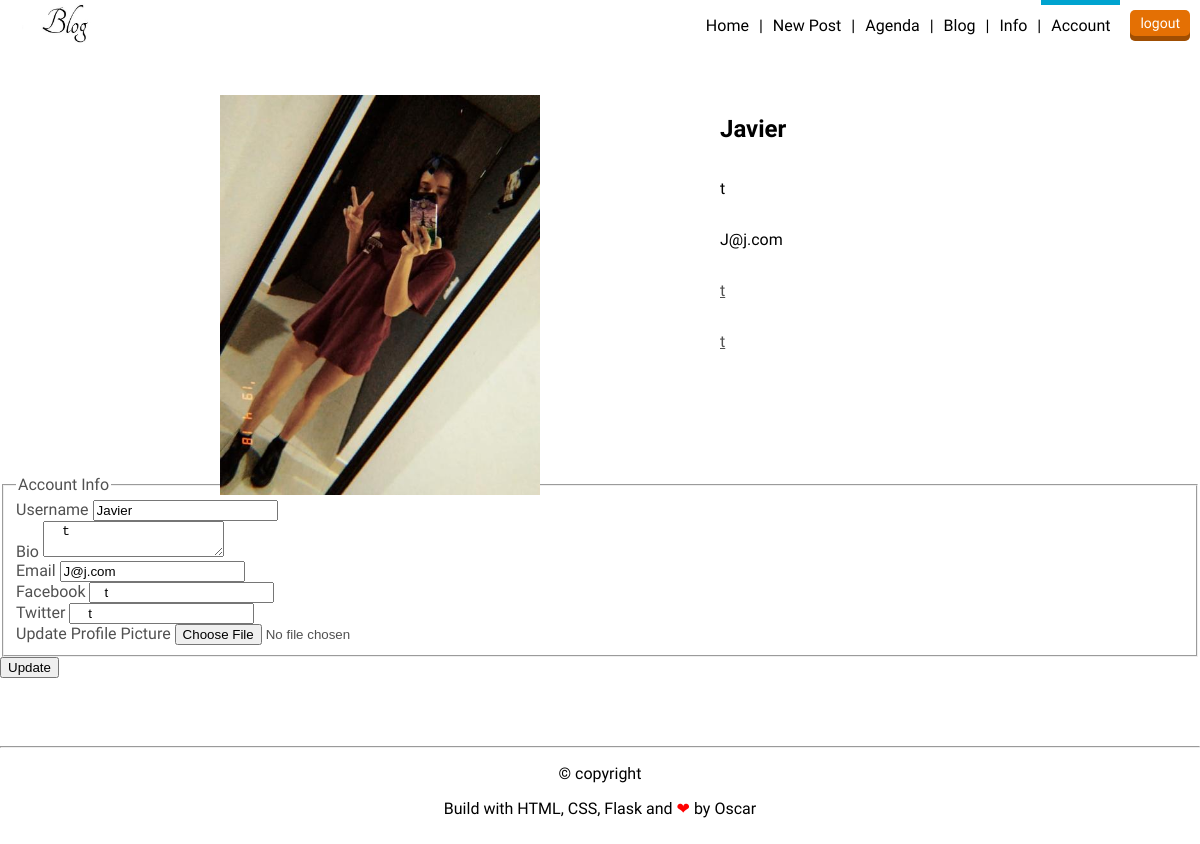
Page /account (signed in) on the committed database.
### flaskblog/models.py (models this page shows, shortened)
class User(db.Model, UserMixin):
    id = db.Column(db.Integer, primary_key=True)
    username = db.Column(db.String(20), unique=True, nullable=False)
    email = db.Column(db.String(120), unique=True, nullable=False)
    image_file = db.Column(db.String(20), nullable=False, default='default.jpg')
    bio = db.Column(db.String(500), nullable=False, default='')
    facebook = db.Column(db.String(120), nullable=False, default='')
    twitter = db.Column(db.String(120), nullable=False, default='')
    password = db.Column(db.String(60), nullable=False)
    posts = db.relationship('Post', backref='author', lazy=True)

### flaskblog/routes.py (the view)
@app.route("/account", methods=['GET', 'POST'])
@login_required
def account():
    form = UpdateAccountForm()
    if form.validate_on_submit():
        if form.picture.data:
            picture_file = save_picture(form.picture.data)
            current_user.image_file = picture_file
        current_user.username = form.username.data
        current_user.email = form.email.data
        current_user.bio = form.bio.data
        current_user.facebook = form.facebook.data
        current_user.twitter = form.twitter.data
        db.session.commit()
        flash('Your account has been updated!', 'success')
        return redirect(url_for('account'))
    elif request.method == 'GET':
        form.username.data = current_user.username
        form.email.data = current_user.email
        form.bio.data = current_user.bio
        form.facebook.data = current_user.facebook
        form.twitter.data = current_user.twitter
    image_file = url_for('static', filename='profile_pics/' + current_user.image_file)
    return render_template('account.html', title='Account',
                           image_file=image_file, form=form)

### flaskblog/forms.py (shortened to what this page needs)
class UpdateAccountForm(FlaskForm):
    username = StringField('Username',
                           validators=[DataRequired(), Length(min=5, max=20)])
    bio = TextAreaField('Bio',
                        validators=[DataRequired()])
    email = StringField('Email',
                        validators=[DataRequired(), Email()])
    facebook = StringField('Facebook',
                           validators=[DataRequired()])
    twitter = StringField('Twitter',
                           validators=[DataRequired()])
    picture = FileField('Update Profile Picture', validators=[FileAllowed(['jpg', 'png'])])
    submit = SubmitField('Update')

### flaskblog/models.py (called while the page is built)
@login_manager.user_loader
def load_user(user_id):
    return User.query.get(int(user_id))

### flaskblog/templates/account.html (shortened to what this page needs)
{% extends "layout.html" %}
{% block content %}
<header>
    <a href="{{ url_for('home') }}">
        <img src="{{ url_for('static', filename='profile_pics/logo.jpg') }}" alt="logo" height="40">
    </a>
    <div class="header-right">
        {% if current_user.is_authenticated %}
        <nav>
            <ul>
                <li><a href="{{ url_for('home') }}">Home</a></li>
                <li><a href="{{ url_for('new_post') }}">New Post</a></li>
                <li><a href="#">Agenda</a></li>
                <li><a href="{{ url_for('home') }}">Blog</a></li>
                <li><a href="#">Info</a></li>
                <li><a class="is-active" href="{{ url_for('account') }}">Account</a></li>
            </ul>
        </nav>
            <a href="{{ url_for('logout') }}" class="button red">logout</a>
        {% endif %}
    </div>
</header>
<div class="formulario">
    <div class="imes">
        <img class="rounded-circle account-img" src="{{ image_file }} " alt="default" width="320" height="400">
    </div>
    <div class="col5">
        <h2 class="account-heading">{{ current_user.username }}</h2>
        <p class="text-secondary">{{ current_user.bio }}</p>
        <p class="text-secondary">{{ current_user.email }}</p>
        <p><a href="current_user.facebook">{{ current_user.facebook }}</a></p>
        <p><a href="current_user.twitter">{{ current_user.twitter }}</a></p>
    </div>
</div>
<div class="content-section">
      <form method="POST" action="" enctype="multipart/form-data">
          <fieldset class="form-group">
              <legend class="border-bottom mb-4">Account Info</legend>
              <div class="form-group">
                  {{ form.username.label(class="form-control-label") }}
                  {% if form.username.errors %}
                      {{ form.username(class="form-control form-control-lg is-invalid") }}
                      <div class="invalid-feedback">
                          {% for error in form.username.errors %}
                              <span>{{ error }}</span>
                          {% endfor %}
                      </div>
                  {% else %}
                      {{ form.username(class="form-control form-control-lg") }}
                  {% endif %}
              </div>
              <div class="form-group">
                  {{ form.bio.label(class="form-control-label") }}
                  {% if form.bio.errors %}
                      {{ form.bio(class="form-control form-control-lg is-invalid") }}
                      <div class="invalid-feedback">
                          {% for error in form.bio.errors %}
                              <span>{{ error }}</span>
                          {% endfor %}
                      </div>
                  {% else %}
                      {{ form.bio(class="form-control form-control-lg") }}
                  {% endif %}
              </div>
              <div class="form-group">
                  {{ form.email.label(class="form-control-label") }}
                  {% if form.email.errors %}
                      {{ form.email(class="form-control form-control-lg is-invalid") }}
                      <div class="invalid-feedback">
                          {% for error in form.email.errors %}
                              <span>{{ error }}</span>
                          {% endfor %}
                      </div>
                  {% else %}
                      {{ form.email(class="form-control form-control-lg") }}
                  {% endif %}
              </div>
              <div class="form-group">
                  {{ form.facebook.label(class="form-control-label") }}
                  {% if form.facebook.errors %}
                      {{ form.facebook(class="form-control form-control-lg is-invalid") }}
                      <div class="invalid-feedback">
                          {% for error in form.facebook.errors %}
                              <span>{{ error }}</span>
                          {% endfor %}
                      </div>
                  {% else %}
                      {{ form.facebook(class="form-control form-control-lg") }}
                  {% endif %}
              </div>
              <div class="form-group">
                  {{ form.twitter.label(class="form-control-label") }}
                  {% if form.twitter.errors %}
                      {{ form.twitter(class="form-control form-control-lg is-invalid") }}
                      <div class="invalid-feedback">
                          {% for error in form.twitter.errors %}
                              <span>{{ error }}</span>
                          {% endfor %}
                      </div>
                  {% else %}
                      {{ form.twitter(class="form-control form-control-lg") }}
                  {% endif %}
              </div>
              <div class="form-group">
                  {{ form.picture.label() }}
                  {{ form.picture(class="form-control-file") }}
              </div>
          </fieldset>
          <div class="form-group">
              {{ form.submit(class="btn btn-outline-info") }}
          </div>
      </form>
  </div>
{% endblock content %}

### flaskblog/static/estilo.css (style rules this page uses)
body { font-family: 'allerta', sans-serif; margin: 0; color: #515151; }
a { color: #515151; }
header { background: white; height: 50px; padding: 0 10px; display: flex; justify-content: space-between; align-items: center; }
.header-right { height: inherit; display: flex; align-items: center; }
.header-right .button { margin-left: 10px; }
.button { background: gray; box-shadow: inset 0 -5px 0 rgba(0, 0, 0, .3); font-size: 14px; padding: 5px 10px 10px 10px; border-radius: 5px; text-decoration: none; color: white; transition: .2s; }
.button.red { background: #e47004; border-color: #e47004; }
nav { height: inherit; margin: 0; }
nav ul { margin: 0; height: inherit; }
nav ul { display: flex; }
nav li { list-style: none; color: black; height: inherit; display: flex; align-items: center; }
nav li:after { content: "|"; display: inline-block; }
nav li:last-child:after { display: none; }
nav a { color: black; text-decoration: none; height: inherit; display: flex; padding: 0 10px; align-items: center; }
nav a.is-active { box-shadow: inset 0 5px 0 #00a3cf; }
.formulario { display: flex; width: 1000px; height: 400px; color: black; margin: 25px 0 0 200px; }
.imes { width: 500px; }
.imes, .col5 { display: flex; flex-direction: column; width: 1000px; margin: 20px 10px 0px 20px; }

### rows in the picture
User: username "Javier", bio "t", email "J@j.com", facebook "t", twitter "t"
